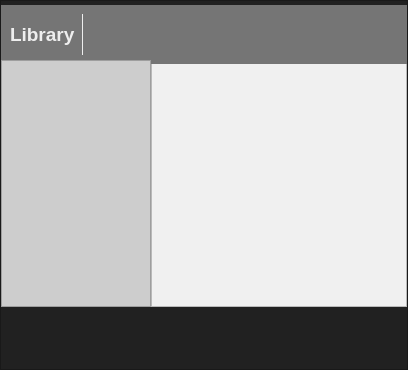
     <widget class="QFrame" name="libraryFrame">
      <property name="minimumSize">
       <size>
        <width>280</width>
        <height>370</height>
       </size>
      </property>
      <property name="acceptDrops">
       <bool>false</bool>
      </property>
      <property name="styleSheet">
       <string notr="true">background-color: rgb(33, 33, 33);</string>
      </property>
      <property name="frameShape">
       <enum>QFrame::StyledPanel</enum>
      </property>
      <property name="frameShadow">
       <enum>QFrame::Plain</enum>
      </property>
      <property name="lineWidth">
       <number>1</number>
      </property>
      <layout class="QGridLayout" name="gridLayout_9">
       <property name="leftMargin">
        <number>0</number>
       </property>
       <property name="topMargin">
        <number>0</number>
       </property>
       <property name="rightMargin">
        <number>0</number>
       </property>
       <property name="bottomMargin">
        <number>0</number>
       </property>
       <property name="spacing">
        <number>0</number>
       </property>
       <item row="2" column="0" colspan="2">
        <widget class="QWidget" name="widget_12" native="true">
         <property name="minimumSize">
          <size>
           <width>0</width>
           <height>62</height>
          </size>
         </property>
         <property name="maximumSize">
          <size>
           <width>16777215</width>
           <height>62</height>
          </size>
         </property>
         <property name="styleSheet">
          <string notr="true">background-color: rgb(33, 33, 33);</string>
         </property>
         <layout class="QHBoxLayout" name="horizontalLayout_10">
          <property name="spacing">
           <number>0</number>
          </property>
          <property name="leftMargin">
           <number>0</number>
          </property>
          <property name="topMargin">
           <number>5</number>
          </property>
          <property name="rightMargin">
           <number>0</number>
          </property>
          <property name="bottomMargin">
           <number>2</number>
          </property>
          <item>
           <widget class="QPushButton" name="btnAddLibrary">
            <property name="minimumSize">
             <size>
              <width>15</width>
              <height>15</height>
             </size>
            </property>
            <property name="maximumSize">
             <size>
              <width>40</width>
              <height>40</height>
             </size>
            </property>
            <property name="font">
             <font>
              <stylestrategy>PreferAntialias</stylestrategy>
             </font>
            </property>
            <property name="cursor">
             <cursorShape>PointingHandCursor</cursorShape>
            </property>
            <property name="toolTip">
             <string>Play track on deck.</string>
            </property>
            <property name="text">
             <string/>
            </property>
            <property name="icon">
             <iconset resource="icons/resources.qrc">
              <normaloff>:/ui/icons/add-trackw.png</normaloff>
              <normalon>:/ui/icons/add-trackb.png</normalon>:/ui/icons/add-trackw.png</iconset>
            </property>
            <property name="iconSize">
             <size>
              <width>40</width>
              <height>40</height>
             </size>
            </property>
            <property name="flat">
             <bool>true</bool>
            </property>
           </widget>
          </item>
          <item>
           <widget class="QPushButton" name="btnAddToPlaylist">
            <property name="minimumSize">
             <size>
              <width>15</width>
              <height>15</height>
             </size>
            </property>
            <property name="maximumSize">
             <size>
              <width>40</width>
              <height>40</height>
             </size>
            </property>
            <property name="font">
             <font>
              <stylestrategy>PreferAntialias</stylestrategy>
             </font>
            </property>
            <property name="cursor">
             <cursorShape>PointingHandCursor</cursorShape>
            </property>
            <property name="toolTip">
             <string>Play track on deck.</string>
            </property>
            <property name="text">
             <string/>
            </property>
            <property name="icon">
             <iconset resource="icons/resources.qrc">
              <normaloff>:/ui/icons/Playlistw.png</normaloff>
              <normalon>:/ui/icons/Playlistb.png</normalon>:/ui/icons/Playlistw.png</iconset>
            </property>
            <property name="iconSize">
             <size>
              <width>40</width>
              <height>40</height>
             </size>
            </property>
            <property name="flat">
             <bool>true</bool>
            </property>
           </widget>
          </item>
          <item>
           <widget class="QPushButton" name="btnManageTracks">
            <property name="minimumSize">
             <size>
              <width>15</width>
              <height>15</height>
             </size>
            </property>
            <property name="maximumSize">
             <size>
              <width>40</width>
              <height>40</height>
             </size>
            </property>
            <property name="font">
             <font>
              <stylestrategy>PreferAntialias</stylestrategy>
             </font>
            </property>
            <property name="cursor">
             <cursorShape>PointingHandCursor</cursorShape>
            </property>
            <property name="toolTip">
             <string>Play track on deck.</string>
            </property>
            <property name="text">
             <string/>
            </property>
            <property name="icon">
             <iconset resource="icons/resources.qrc">
              <normaloff>:/ui/icons/musical-notew.png</normaloff>
              <normalon>:/ui/icons/musical-noteb.png</normalon>:/ui/icons/musical-notew.png</iconset>
            </property>
            <property name="iconSize">
             <size>
              <width>40</width>
              <height>40</height>
             </size>
            </property>
            <property name="flat">
             <bool>true</bool>
            </property>
           </widget>
          </item>
          <item>
           <widget class="QPushButton" name="btnAnalyzeTracks">
            <property name="minimumSize">
             <size>
              <width>15</width>
              <height>15</height>
             </size>
            </property>
            <property name="maximumSize">
             <size>
              <width>40</width>
              <height>40</height>
             </size>
            </property>
            <property name="font">
             <font>
              <stylestrategy>PreferAntialias</stylestrategy>
             </font>
            </property>
            <property name="cursor">
             <cursorShape>PointingHandCursor</cursorShape>
            </property>
            <property name="toolTip">
             <string>Play track on deck.</string>
            </property>
            <property name="text">
             <string/>
            </property>
            <property name="icon">
             <iconset resource="icons/resources.qrc">
              <normaloff>:/ui/icons/cue-flagb.png</normaloff>
              <normalon>:/ui/icons/cue-flagb.png</normalon>
              <activeon>:/ui/icons/play-buttonb.png</activeon>
              <selectedon>:/ui/icons/play-buttonb.png</selectedon>:/ui/icons/cue-flagb.png</iconset>
            </property>
            <property name="iconSize">
             <size>
              <width>40</width>
              <height>40</height>
             </size>
            </property>
            <property name="flat">
             <bool>true</bool>
            </property>
           </widget>
          </item>
         </layout>
        </widget>
       </item>
       <item row="1" column="1">
        <widget class="QTableView" name="libraryTableView">
         <property name="styleSheet">
          <string notr="true">background-color: rgb(240, 240, 240);</string>
         </property>
         <property name="dragDropMode">
          <enum>QAbstractItemView::DragDrop</enum>
         </property>
        </widget>
       </item>
       <item row="0" column="0" colspan="2">
        <widget class="QWidget" name="widget_11" native="true">
         <property name="minimumSize">
          <size>
           <width>0</width>
           <height>59</height>
          </size>
         </property>
         <property name="maximumSize">
          <size>
           <width>16777215</width>
           <height>50</height>
          </size>
         </property>
         <property name="styleSheet">
          <string notr="true">background-color: rgb(117, 117, 117);</string>
         </property>
         <layout class="QHBoxLayout" name="horizontalLayout_9">
          <item>
           <widget class="QLabel" name="lblTitle_13">
            <property name="font">
             <font>
              <pointsize>14</pointsize>
              <weight>75</weight>
              <bold>true</bold>
              <stylestrategy>PreferAntialias</stylestrategy>
             </font>
            </property>
            <property name="toolTip">
             <string>Track Title</string>
            </property>
            <property name="styleSheet">
             <string notr="true">color: rgb(238, 238, 238);</string>
            </property>
            <property name="text">
             <string>Library</string>
            </property>
            <property name="alignment">
             <set>Qt::AlignLeading|Qt::AlignLeft|Qt::AlignVCenter</set>
            </property>
           </widget>
          </item>
          <item>
           <widget class="Line" name="line_3">
            <property name="styleSheet">
             <string notr="true">color: rgb(238, 238, 238);</string>
            </property>
            <property name="frameShadow">
             <enum>QFrame::Plain</enum>
            </property>
            <property name="orientation">
             <enum>Qt::Vertical</enum>
            </property>
           </widget>
          </item>
          <item>
           <spacer name="horizontalSpacer">
            <property name="orientation">
             <enum>Qt::Horizontal</enum>
            </property>
            <property name="sizeHint" stdset="0">
             <size>
              <width>100</width>
              <height>20</height>
             </size>
            </property>
           </spacer>
          </item>
          <item>
           <widget class="QPushButton" name="btnPlayDeckA_39">
            <property name="minimumSize">
             <size>
              <width>15</width>
              <height>15</height>
             </size>
            </property>
            <property name="maximumSize">
             <size>
              <width>40</width>
              <height>40</height>
             </size>
            </property>
            <property name="font">
             <font>
              <stylestrategy>PreferAntialias</stylestrategy>
             </font>
            </property>
            <property name="cursor">
             <cursorShape>PointingHandCursor</cursorShape>
            </property>
            <property name="toolTip">
             <string>Play track on deck.</string>
            </property>
            <property name="text">
             <string/>
            </property>
            <property name="icon">
             <iconset resource="icons/resources.qrc">
              <normaloff>:/ui/icons/searchw.png</normaloff>:/ui/icons/searchw.png</iconset>
            </property>
            <property name="iconSize">
             <size>
              <width>40</width>
              <height>40</height>
             </size>
            </property>
            <property name="flat">
             <bool>true</bool>
            </property>
           </widget>
          </item>
         </layout>
        </widget>
       </item>
       <item row="1" column="0">
        <widget class="QTreeView" name="libraryTreeView">
         <property name="minimumSize">
          <size>
           <width>100</width>
           <height>0</height>
          </size>
         </property>
         <property name="maximumSize">
          <size>
           <width>150</width>
           <height>16777215</height>
          </size>
         </property>
         <property name="styleSheet">
          <string notr="true">background-color: rgb(205, 205, 205);</string>
         </property>
         <property name="frameShadow">
          <enum>QFrame::Plain</enum>
         </property>
        </widget>
       </item>
      </layout>
     </widget>
